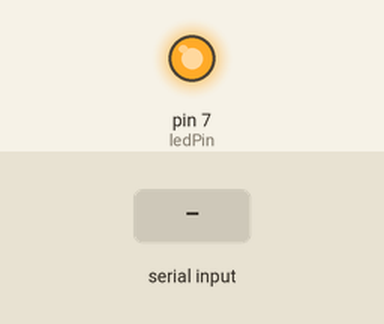
Bench run of a sketch on a simulated Arduino Uno, built with avr-gcc and run on an emulated ATmega328P. On the bench: output pins drawn as LEDs (lit = HIGH). Inputs (shaded band) come from the test bench. What the sketch prints to the serial monitor is not drawn.

Above: at 1.2 s.
1.3 s: "0" received over Serial
At 2.9 s:
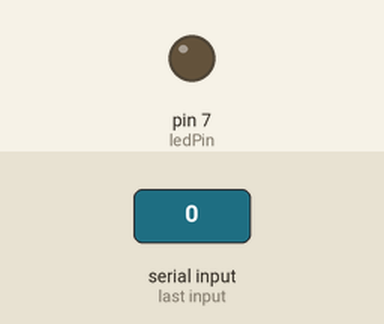
3.5 s: "1" received over Serial
At 4.4 s:
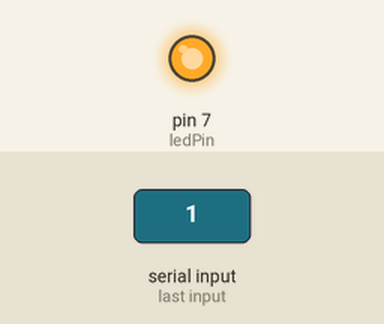
Timing chart, 0 to 6.5 s (numbered marks = the images above; inputs shaded):
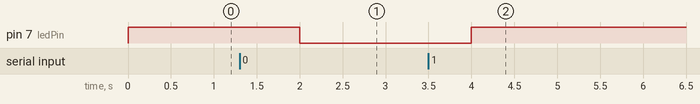

The sketch:

try_bluetooth.ino
```cpp
#define ledPin 7
int state = 0;

void setup() {
  pinMode(ledPin, OUTPUT);
  digitalWrite(ledPin, HIGH);
  Serial.begin(9600); // Default communication rate of the Bluetooth module
}

void loop() {
 if(Serial.available() > 0){ // Checks whether data is comming from the serial port
    state = Serial.read(); // Reads the data from the serial port
 }

 if (state == '0') {
  digitalWrite(ledPin, LOW); // Turn LED OFF
  Serial.println("LED: OFF"); // Send back, to the phone, the String "LED: ON"
  state = 0;
 }
 else if (state == '1') {
  digitalWrite(ledPin, HIGH);
  Serial.println("LED: ON");;
  state = 0;
 }

 Serial.print("Testtext :D 12345 !!");
 delay(1000);
}
```

Measured:
- after the input at 1.3 s, pin 7 (ledPin): HIGH → LOW after 0.70 s
- after the input at 3.5 s, pin 7 (ledPin): LOW → HIGH after 0.50 s
